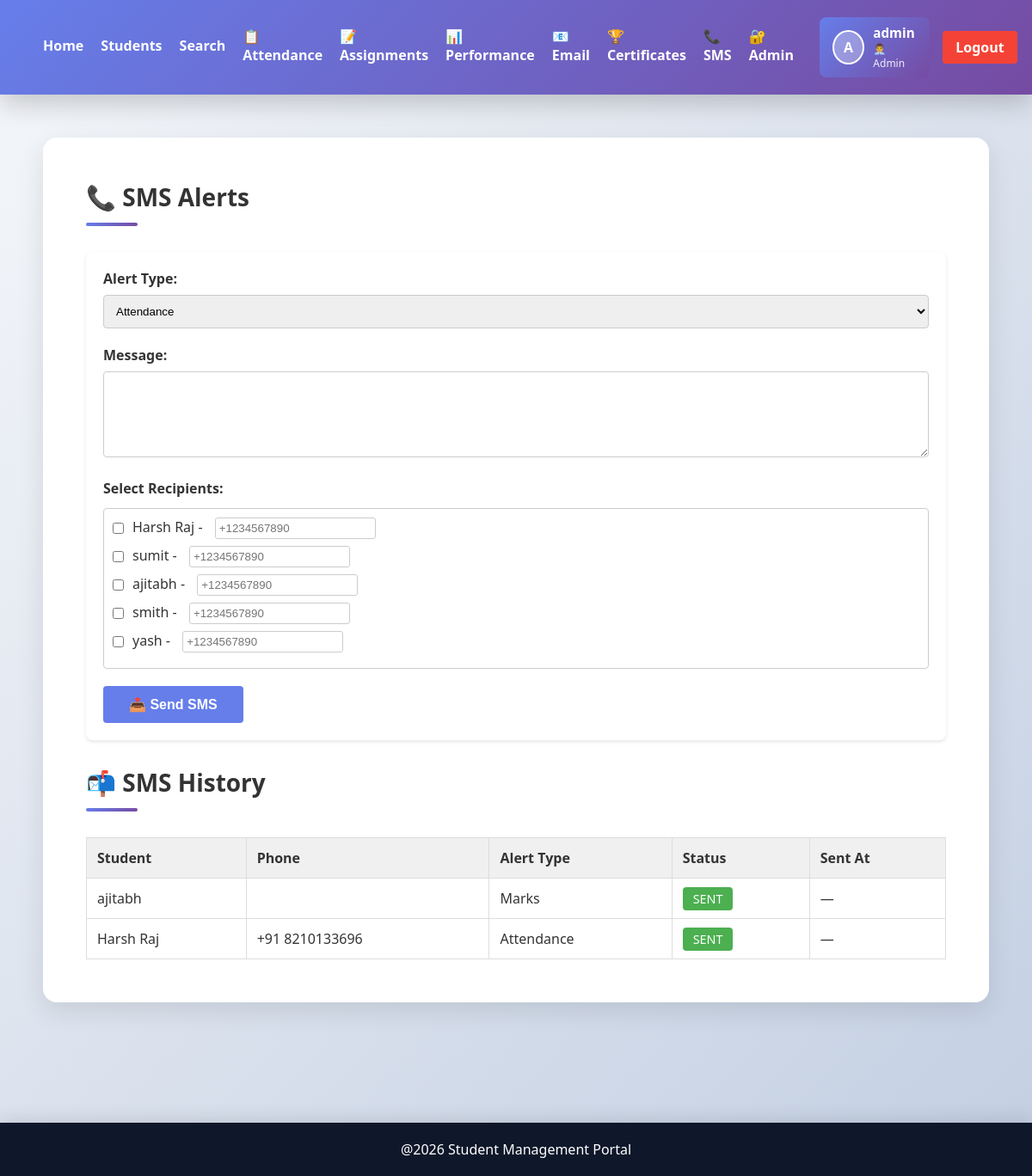
Screenshot of /sms-alerts/ (signed in) with the database file from the repository.
### students/models.py (models this page shows, shortened)
class Student(models.Model):
    name = models.CharField(max_length=100)
    course = models.CharField(max_length=100)
    marks = models.IntegerField()
    age = models.IntegerField(default=18)
    profile_pic = models.ImageField(upload_to='profiles/', blank=True, null=True)

class SMSAlert(models.Model):
    student = models.ForeignKey(Student, on_delete=models.CASCADE, related_name='sms_alerts')
    phone_number = models.CharField(max_length=15)
    message = models.TextField()
    alert_type = models.CharField(max_length=20, choices=[
        ('attendance', 'Attendance'),
        ('marks', 'Marks'),
        ('assignment', 'Assignment'),
        ('announcement', 'Announcement'),
        ('general', 'General'),
    ], default='general')
    sent_at = models.DateTimeField(null=True, blank=True)
    created_at = models.DateTimeField(auto_now_add=True)
    status = models.CharField(max_length=20, choices=[
        ('pending', 'Pending'),
        ('sent', 'Sent'),
        ('failed', 'Failed'),
    ], default='pending')
    class Meta:
        ordering = ['-created_at']

### students/views.py (the view, shortened to what this page needs)
# urls.py: path('sms-alerts/', views.sms_alerts, name='sms_alerts'),
@login_required(login_url='login')
@user_passes_test(is_admin, login_url='home')
def sms_alerts(request):
    students = Student.objects.all()
    alerts = SMSAlert.objects.all().order_by('-created_at')
    data = {
        'students': students,
        'alerts': alerts,
        'alert_types': SMSAlert._meta.get_field('alert_type').choices,
    }
    return render(request, 'sms_alerts.html', data)

### students/views.py (called while the page is built)
def is_admin(user):
    return user.is_superuser or user.is_staff

### students/templates/sms_alerts.html (shortened to what this page needs)
{% extends 'base.html' %}
{% block content %}
<section class="content-section">
    <h2>📞 SMS Alerts</h2>
    <form method="POST" style="background: white; padding: 20px; border-radius: 8px; margin-bottom: 30px; box-shadow: 0 2px 4px rgba(0,0,0,0.1);">
        <div style="margin-bottom: 20px;">
            <label style="display: block; margin-bottom: 8px; font-weight: 600;">Alert Type:</label>
            <select name="alert_type" required style="width: 100%; padding: 10px; border: 1px solid #ccc; border-radius: 4px;">
                {% for choice_val, choice_label in alert_types %}
                    <option value="{{ choice_val }}">{{ choice_label }}</option>
                {% endfor %}
            </select>
        </div>
        <div style="margin-bottom: 20px;">
            <label style="display: block; margin-bottom: 8px; font-weight: 600;">Message:</label>
            <textarea name="message" required style="width: 100%; padding: 10px; border: 1px solid #ccc; border-radius: 4px; min-height: 100px; box-sizing: border-box;"></textarea>
        </div>
        <div style="margin-bottom: 20px;">
            <label style="display: block; margin-bottom: 12px; font-weight: 600;">Select Recipients:</label>
            <div style="max-height: 300px; overflow-y: auto; border: 1px solid #ccc; border-radius: 4px; padding: 10px;">
                {% for student in students %}
                    <label style="display: flex; align-items: center; margin-bottom: 8px;">
                        <input type="checkbox" name="student_ids" value="{{ student.id }}" style="margin-right: 10px;">
                        <span>{{ student.name }} - <input type="tel" name="phone_{{ student.id }}" placeholder="+1234567890" style="flex: 1; padding: 4px; margin: 0 10px; border: 1px solid #ccc; border-radius: 3px;"></span>
                    </label>
                {% endfor %}
            </div>
        </div>
        <button type="submit" style="padding: 12px 30px; background: #667eea; color: white; border: none; border-radius: 4px; font-weight: 600; cursor: pointer; font-size: 1em;">📤 Send SMS</button>
    </form>
    <h3>📬 SMS History</h3>
    <table style="width: 100%; border-collapse: collapse;">
        <thead>
            <tr style="background: #f0f0f0;">
                <th style="padding: 12px; text-align: left; border: 1px solid #ddd;">Student</th>
                <th style="padding: 12px; text-align: left; border: 1px solid #ddd;">Phone</th>
                <th style="padding: 12px; text-align: left; border: 1px solid #ddd;">Alert Type</th>
                <th style="padding: 12px; text-align: left; border: 1px solid #ddd;">Status</th>
                <th style="padding: 12px; text-align: left; border: 1px solid #ddd;">Sent At</th>
            </tr>
        </thead>
        <tbody>
            {% for alert in alerts %}
                <tr style="border: 1px solid #ddd;">
                    <td style="padding: 12px; border: 1px solid #ddd;">{{ alert.student.name }}</td>
                    <td style="padding: 12px; border: 1px solid #ddd;">{{ alert.phone_number }}</td>
                    <td style="padding: 12px; border: 1px solid #ddd;">{{ alert.get_alert_type_display }}</td>
                    <td style="padding: 12px; border: 1px solid #ddd;">
                        <span style="background: {% if alert.status == 'sent' %}#4caf50{% elif alert.status == 'pending' %}#ff9800{% else %}#f44336{% endif %}; color: white; padding: 4px 12px; border-radius: 4px; font-size: 0.9em;">
                            {{ alert.status|upper }}
                        </span>
                    </td>
                    <td style="padding: 12px; border: 1px solid #ddd;">{{ alert.sent_at|date:"M d, Y H:i"|default:"—" }}</td>
                </tr>
            {% empty %}
                <tr>
                    <td colspan="5" style="padding: 20px; text-align: center; color: #666;">No SMS alerts sent yet</td>
                </tr>
            {% endfor %}
        </tbody>
    </table>
</section>
{% endblock %}

### students/templates/base.html (shortened to what this page needs)
{% load student_extras %}
{% load static %}
<!DOCTYPE html>
<html>
    <head>
        <link rel="stylesheet" href="{%static 'css/style.css'%}">
    </head>
    <body>
        <header class="navbar">
            <nav style="display: flex; justify-content: space-between; align-items: center;">
                <div style="display: flex; gap: 20px; align-items: center;">
                    <a href="{% url 'home' %}">Home</a>
                    <a href="{% url 'students' %}">Students</a>
                    <a href="{% url 'search' %}">Search</a>
                    <a href="{% url 'attendance' %}">📋 Attendance</a>
                    <a href="{% url 'assignments' %}">📝 Assignments</a>
                    <a href="{% url 'performance_charts' %}">📊 Performance</a>
                    {% if user.is_staff or user.is_superuser %}
                        <a href="{% url 'email_notifications' %}">📧 Email</a>
                        <a href="{% url 'certificates' %}">🏆 Certificates</a>
                        <a href="{% url 'sms_alerts' %}">📞 SMS</a>
                        <a href="{% url 'admin_panel' %}">🔐 Admin</a>
                    {% endif %}
                </div>
                <div style="display: flex; align-items: center; gap: 15px;">
                    {% if user.is_authenticated %}
                        {% with admin_user=user %}
                            {% if user.is_staff or user.is_superuser %}
                                <div style="display: flex; align-items: center; gap: 10px; padding: 8px 15px; background: linear-gradient(135deg, #667eea, #764ba2); border-radius: 8px; color: white;">
                                    {% with profile=admin_user.student_set.first %}
                                        {% if profile.profile_pic %}
                                            <img src="{{ profile.profile_pic.url }}" alt="{{ admin_user.username }}" style="width: 40px; height: 40px; border-radius: 50%; object-fit: cover; border: 2px solid white;">
                                        {% else %}
                                            <div style="width: 40px; height: 40px; border-radius: 50%; background: rgba(255,255,255,0.3); display: flex; align-items: center; justify-content: center; font-weight: bold; border: 2px solid white;">
                                                {{ admin_user.first_name|first|upper|default:admin_user.username|first|upper }}
                                            </div>
                                        {% endif %}
                                    {% endwith %}
                                    <div>
                                        <div style="font-weight: 600; font-size: 0.95em;">{{ admin_user.first_name|default:admin_user.username }}</div>
                                        <div style="font-size: 0.75em; opacity: 0.9;">👨‍💼 Admin</div>
                                    </div>
                                </div>
                            {% endif %}
                        {% endwith %}
                        <a href="{% url 'logout' %}" style="padding: 8px 15px; background: #f44336; color: white; border-radius: 4px; text-decoration: none; font-weight: 600;">Logout</a>
                    {% else %}
                        <a href="{% url 'login' %}">Login</a>
                    {% endif %}
                </div>
            </nav>
        </header>
        <div class="container">
            {% block content %}
            {% endblock %}
        </div>
        <footer class="footer">
            <p>@2026 Student Management Portal</p>
        </footer>
    </body>
</html>

### students/static/css/style.css (style rules this page uses)
* { margin: 0; padding: 0; box-sizing: border-box; }
body { font-family: 'Segoe UI', 'Roboto', Tahoma, Geneva, Verdana, sans-serif; background: linear-gradient(135deg, #f5f7fa 0%, #c3cfe2 100%); min-height: 100vh; color: #333; }
.navbar { background: linear-gradient(135deg, #667eea 0%, #764ba2 100%); color: white; display: flex; justify-content: space-between; align-items: center; padding: 20px 50px; box-shadow: 0 10px 30px rgba(0, 0, 0, 0.2); position: sticky; top: 0; z-index: 100; }
nav { display: flex; gap: 30px; }
.navbar a { color: white; text-decoration: none; font-weight: 600; transition: all 0.3s ease; position: relative; padding-bottom: 5px; }
.navbar a::after { content: ''; position: absolute; bottom: 0; left: 0; width: 0; height: 2px; background: #fbbf24; transition: width 0.3s ease; }
.container { padding: 50px; max-width: 1400px; margin: 0 auto; }
.content-section { background: white; padding: 50px; margin-bottom: 40px; border-radius: 16px; box-shadow: 0 10px 30px rgba(0, 0, 0, 0.1); }
.content-section h2, .content-section h3 { color: #333; margin-top: 0; margin-bottom: 30px; font-size: 28px; font-weight: 700; position: relative; padding-bottom: 15px; }
.content-section h2::after, .content-section h3::after { content: ''; position: absolute; bottom: 0; left: 0; width: 60px; height: 4px; background: linear-gradient(135deg, #667eea, #764ba2); border-radius: 2px; }
.footer { background: linear-gradient(135deg, #667eea, #764ba2); color: white; text-align: center; padding: 30px; margin-top: 60px; box-shadow: 0 -5px 20px rgba(0, 0, 0, 0.1); }
.footer p { margin: 0; font-weight: 500; }
.footer { text-align:center; background:#0f172a; color:white; padding:20px; margin-top:50px; }

### rows the page displays
Student: name "Harsh Raj", id "+1234567890"
Student: name "sumit", id "+1234567890"
Student: name "ajitabh", id "+1234567890"
Student: name "smith", id "+1234567890"
Student: name "yash", id "+1234567890"
SMSAlert: student.name "ajitabh", alert_type "Marks", status "SENT", sent_at "—"
SMSAlert: student.name "Harsh Raj", phone_number "+91 8210133696", alert_type "Attendance", status "SENT", sent_at "—"

### other values shown
{{ admin_user.first_name|default:admin_user.username }} "admin"
form field alert_type "Attendance"
